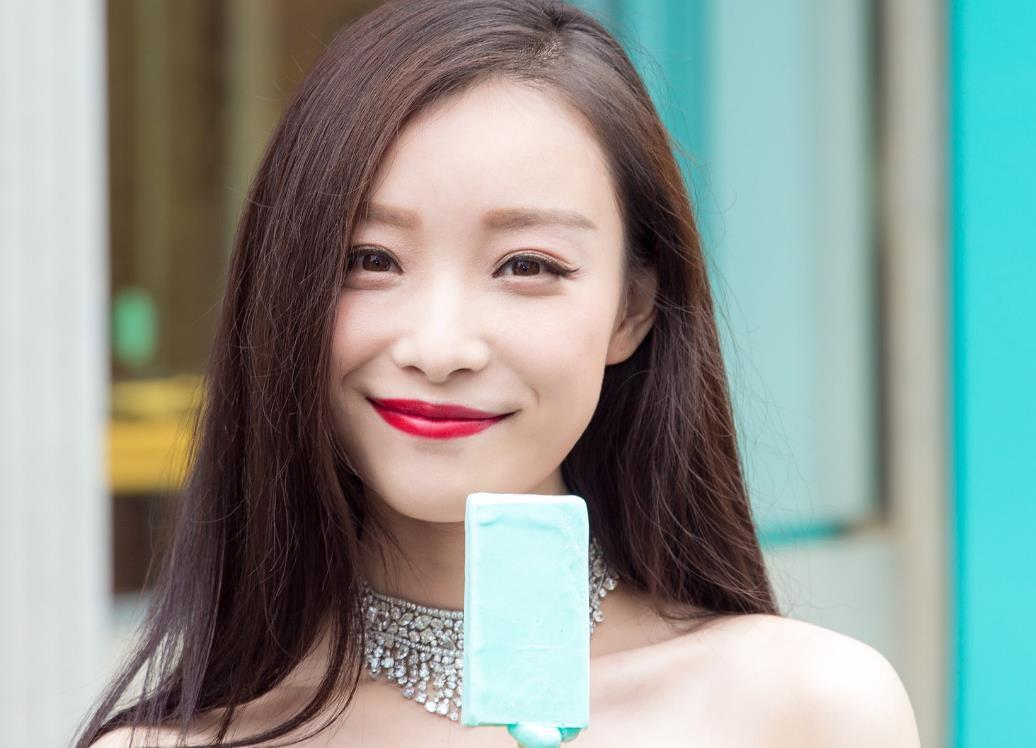
//> input picture materials/倪妮.jpeg, 1036 x 748 px
$ ./Graphical_UI   (built with g++ and OpenCV 4)
//> lines starting //> are read from the running program, lines starting //| are printed output that depends on the picture; after the words box and inside, x2 and y2 are one past the last pixel; in counts of white or black regions, pixels touching at a corner belong together
//
// Created by xrf on 2021/6/3.
//
#include <iostream>
#include <string>
#include <sstream>

#include <opencv2/core.hpp>
#include <opencv2/imgproc.hpp>
#include <opencv2/highgui.hpp>

using namespace std;
using namespace cv;

int blurAmount = 15;  // he position value in track
int max_blurAmount = 30; // the max position value in track

// Trackbar callback function
static void onChange(int pos, void* userInput);

// Mouse callback function
static void onMouse(int event, int x, int y, int, void* userInput);

int main(int argc, const char** argv)
{
// [13 lines of commented-out code are left out]
    Mat nini_f = imread("/home/xrf/CLionProjects/test00/materials/倪妮.jpeg");
//> nini_f is the input picture: 748 rows x 1036 cols, CV_8UC3; mean B, G, R 145.7, 151.6, 143.1
    namedWindow("nini", WINDOW_AUTOSIZE);

    createTrackbar("blurValue", "nini", &blurAmount, max_blurAmount, onChange, &nini_f);
    setMouseCallback("nini", onMouse, &nini_f);

    onChange(blurAmount, &nini_f);
//> in onChange, `blur(*img, imgBlur, Size(pos,pos));`:
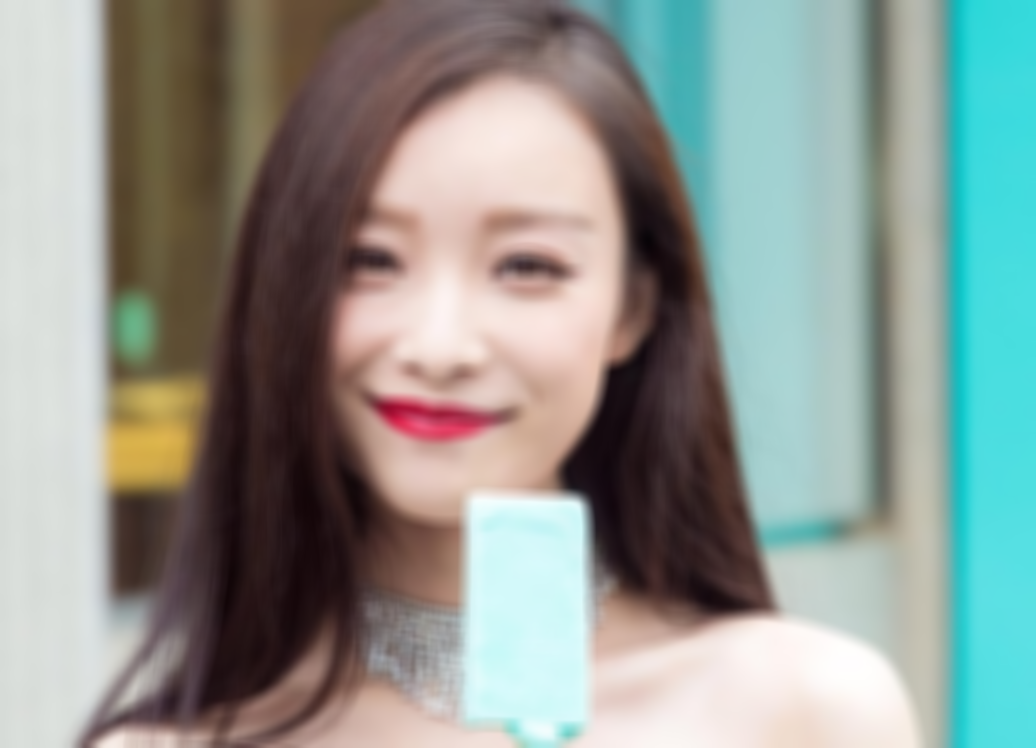
//> imgBlur: 748 rows x 1036 cols, CV_8UC3; mean B, G, R 145.7, 151.6, 143.1
    waitKey(0);
//> the left mouse button is pressed and released at (518, 374)


    return 0;
}

// Trackbar callback function
static void onChange(int pos, void* userInput){

    if(pos <=0) return;
    Mat imgBlur;
    Mat* img = (Mat*)userInput;
    blur(*img, imgBlur, Size(pos,pos));
    imshow("nini", imgBlur);
}

// Mouse callback function
static void onMouse(int event, int x, int y, int, void* userInput){
//> called with event = 1, x = 518, y = 374

    if(event != EVENT_LBUTTONDOWN) return;

    Mat* img = (Mat*)userInput;
    circle(*img, Point(x, y), 10, Scalar(0,255,0), 3);
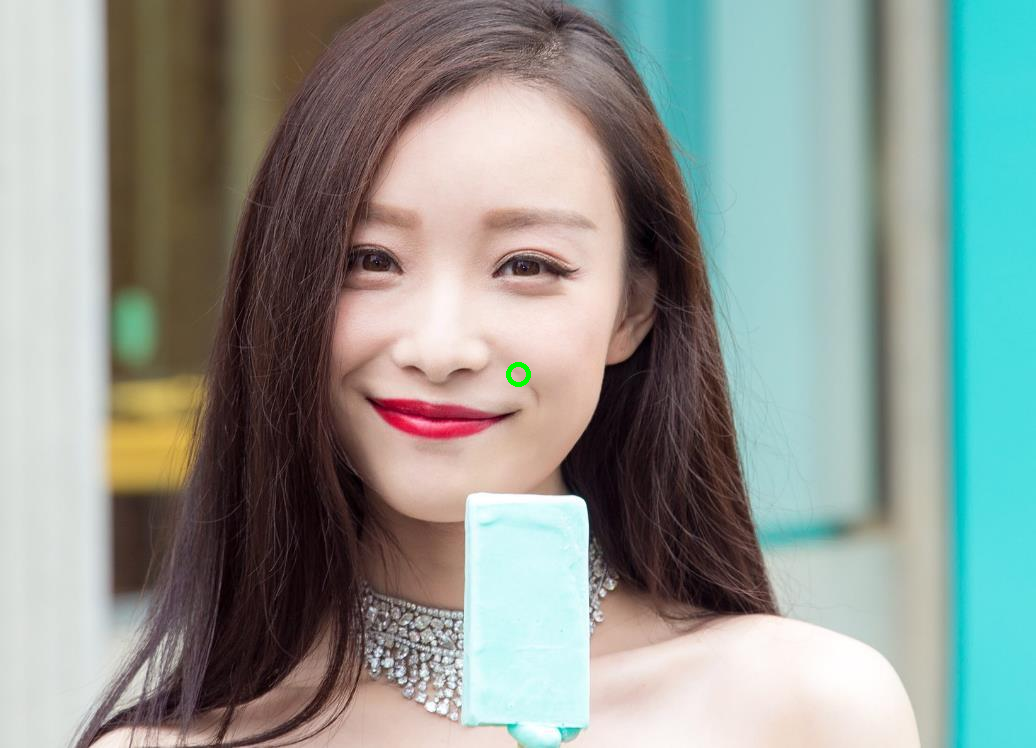
//> img: 748 rows x 1036 cols, CV_8UC3; 312 pixels changed, all inside (x1, y1, x2, y2) = (506, 362, 531, 387)

    onChange(blurAmount, img);
}

$ run again, with materials/lingjian.jpg copied over materials/倪妮.jpeg
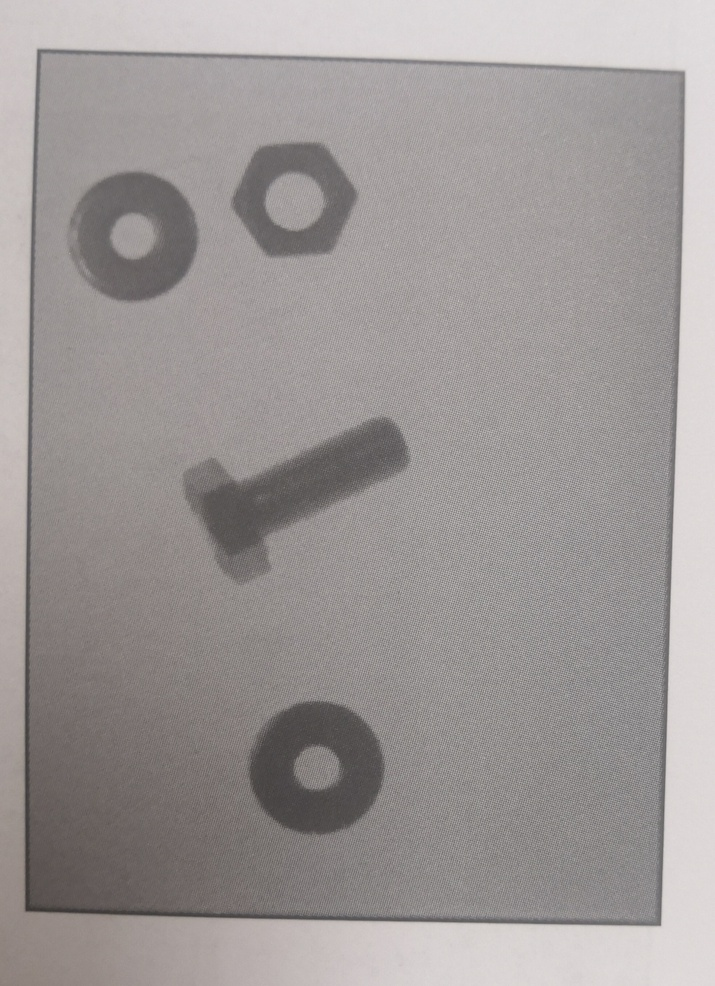
//> input picture materials/lingjian.jpg, 715 x 986 px, shrunk from 984 x 1357 before the run
//> nini_f is the input picture: 986 rows x 715 cols, CV_8UC3; mean B, G, R 150.6, 151.5, 156.9
//> in onChange, `blur(*img, imgBlur, Size(pos,pos));`:
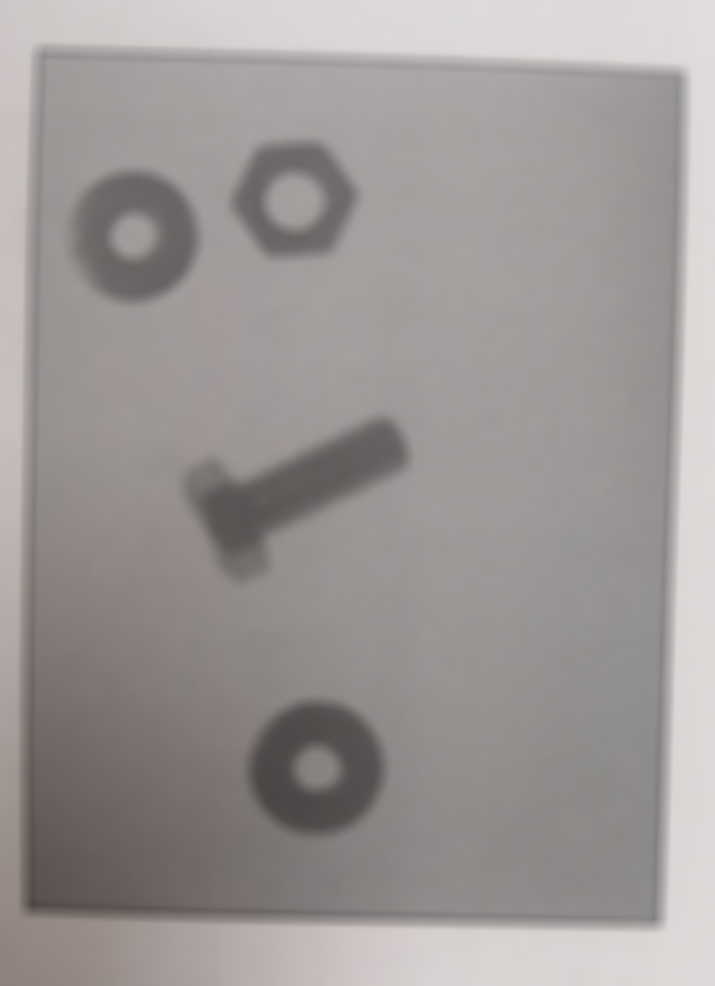
//> imgBlur: 986 rows x 715 cols, CV_8UC3; mean B, G, R 150.6, 151.5, 156.9
//> in onMouse, `circle(*img, Point(x, y), 10, Scalar(0,255,0), 3);`:
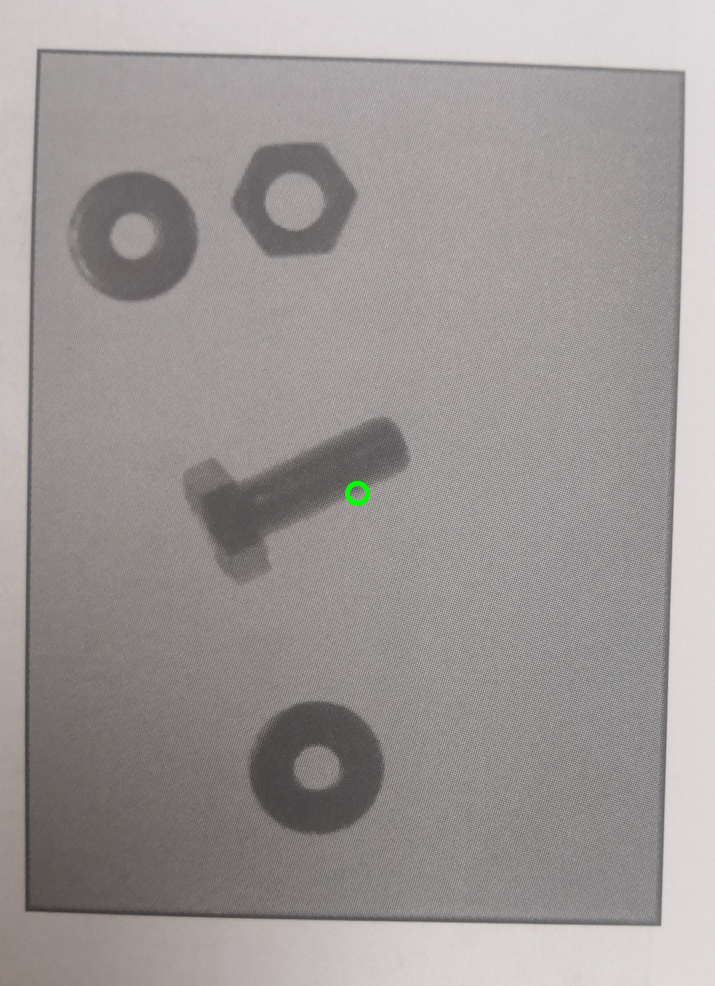
//> img: 986 rows x 715 cols, CV_8UC3; 312 pixels changed, all inside (x1, y1, x2, y2) = (345, 481, 370, 506)
